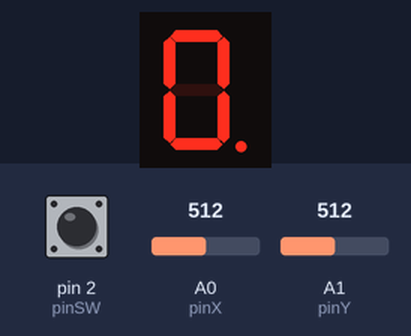
A sketch run on a simulated Arduino Uno, built with avr-gcc and run on an emulated ATmega328P. Shown: 1-digit seven-segment display. Wiring (inferred from the names in the program): 1-digit 7-segment display, segments lit when LOW: segments pin 10, pin 9, pin 8, pin 7, pin 6, pin 5, pin 4, pin 12. The inputs (shaded band) are chosen by the test bench; at power-on: A0 (pinX) = 512, pin 2 (pinSW) HIGH, A1 (pinY) = 512. The segment pins are drawn as the display they are named for; what the sketch prints to the serial monitor is not drawn.

Above: at 1.2 s.
1.3 s: A0 (pinX) set to 290
At 2.4 s:
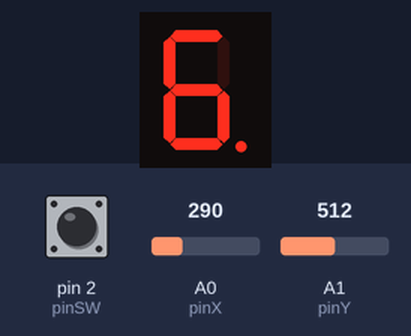
4.4 s: pin 2 (pinSW) pulled LOW for 1 s
Timing chart, 0 to 7.4 s (numbered marks = the images above; inputs shaded):
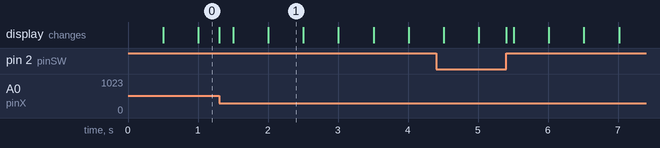

Measured:
- after the input at 1.3 s, the display: changes at once (image 1)
- what the display in image 1 shows lasts 0.5 s, from 2.0 s to 2.5 s

The sketch:

code.ino
```cpp
// declare all the joystick pins
const int pinSW = 2; // digital pin connected to switch output
const int pinX = A0; // A0 - analog pin connected to X output
const int pinY = A1; // A1 - analog pin connected to Y output

// declare all the segments pins
const int pinA = 12;
const int pinB = 10;
const int pinC = 9;
const int pinD = 8;
const int pinE = 7;
const int pinF = 6;
const int pinG = 5;
const int pinDP = 4;

// declare number of segments
#define SEG_SIZE  8

// declare global variables/values used for making current segment blink
unsigned long lastTimeCheckForBlinking = millis();
#define BLINKING_PERIOD  500

// declare global variables/values for measuring the duration of the button press of the joystick
#define DEBOUNCE_TIME 40000
#define MIN_CLICK_TIME_SELECT 50000
#define MIN_CLICK_TIME_RESET  500000
unsigned long clickDuration = 0;
bool swState = LOW;
unsigned long startPressingButtonTime;
#define RISING 1
#define FALLING 0
unsigned long debounce = 0;
bool pressState = RISING;

//declare global variables/values for measuring the movement of the joystick on the 2 axis
int xValue = 0;
int yValue = 0;
bool joyMoved = false;
#define MIN_THRESHOLD  300
#define MAX_THRESHOLD  700

// declare the datatype for segments
typedef struct segmentDatatype{
  bool selected;
  int pin;
  segmentDatatype* up;
  segmentDatatype* down;
  segmentDatatype* left;
  segmentDatatype* right;

};

// declare the segments
segmentDatatype segments[SEG_SIZE] = {
  {0, pinA, 0, 0, 0, 0},
  {0, pinB, 0, 0, 0, 0},
  {0, pinC, 0, 0, 0, 0},
  {0, pinD, 0, 0, 0, 0},
  {0, pinE, 0, 0, 0, 0},
  {0, pinF, 0, 0, 0, 0},
  {0, pinG, 0, 0, 0, 0},
  {0, pinDP, 0, 0, 0, 0}
};

// declare global variables for the current segment
segmentDatatype *currentSegment;
bool currentSegmentState;


void setup() {

  initSegments();

  Serial.begin(115200);

  for (int i = 0; i < SEG_SIZE; i++) {
    pinMode(segments[i].pin, OUTPUT);
  }

  pinMode(pinX, INPUT);
  pinMode(pinY, INPUT);

  pinMode(pinSW, INPUT_PULLUP);

  attachInterrupt(digitalPinToInterrupt(pinSW), joystickPressButtonChange, CHANGE);

}

void loop() {

  //read the values of the joystick throughout the program
  xValue = analogRead(pinX);
  yValue = analogRead(pinY);

  // make the current led blink and the selected segments light throughout the program
  blink();
  updateLeds();


  // if movement is detected, the current segment's value changes
  // joymoved is checked to be false to make sure the joystick was returned to netural position
  // the neighbour that corresponds to the direction detected needs to be other than 0, otherwise there is
  // no need to change the current segment

  //left direction
  if (xValue < MIN_THRESHOLD && joyMoved == false && currentSegment->left != 0) {
    joyMoved = true;
    currentSegment = currentSegment->left;
  }

  //right direction
  if (xValue > MAX_THRESHOLD && joyMoved == false && currentSegment->right != 0) {
    joyMoved = true;
    currentSegment = currentSegment->right;

  }

  //up direction
  if (yValue < MIN_THRESHOLD && joyMoved == false && currentSegment->up != 0) {
    joyMoved = true;
    currentSegment = currentSegment->up;

  }

  //down direction
  if (yValue > MAX_THRESHOLD && joyMoved == false && currentSegment->down != 0) {
    joyMoved = true;
    currentSegment = currentSegment->down;

  }

  //forcing user to return joystick to original position, otherwise, next moves will produce no efect
  if (xValue >= MIN_THRESHOLD && xValue <= MAX_THRESHOLD && yValue >= MIN_THRESHOLD && yValue <= MAX_THRESHOLD) {
    joyMoved = false;
  }
}


// initSegments initialises all neighbours for each segment and the current segment as the DP segment
void initSegments(){
  segments[0].down = &segments[6];
  segments[0].left = &segments[5];
  segments[0].right = &segments[1];

  segments[1].up = &segments[0];
  segments[1].down = &segments[6];
  segments[1].left = &segments[5];

  segments[2].up = &segments[6];
  segments[2].down = &segments[3];
  segments[2].left = &segments[4];
  segments[2].right = &segments[7];

  segments[3].up = &segments[6];
  segments[3].left = &segments[4];
  segments[3].right = &segments[2];

  segments[4].up = &segments[6];
  segments[4].down = &segments[3];
  segments[4].right = &segments[2];

  segments[5].up = &segments[0];
  segments[5].down = &segments[6];
  segments[5].right = &segments[1];

  segments[6].up = &segments[0];
  segments[6].down = &segments[3];

  segments[7].left = &segments[2];

  currentSegment = &segments[7];
  currentSegmentState = 1;
}


// function makes the current segment blink by changing the state after "BLINKING_PERIOD" has passed
// the output is then changed based on the current segment's state
void blink(){
  if(millis() - lastTimeCheckForBlinking > BLINKING_PERIOD){
    currentSegmentState = !currentSegmentState;
    lastTimeCheckForBlinking = millis();
  }

}

// function makes the segments light or not based on the "selected" atribute
// and the current segment based on the state which is changing in order to blink
void updateLeds(){
  for(int i = 0; i < SEG_SIZE; i++){
    if(&segments[i] != currentSegment){
      digitalWrite(segments[i].pin, segments[i].selected);
    }
    digitalWrite(currentSegment->pin, currentSegmentState);
  }

}

// checks if the joystick is at the neutral position for the axis
bool neutralPosition(int axis){
  if(axis >= MIN_THRESHOLD  && axis <= MAX_THRESHOLD)
    return true;
  return false;
}

// the function is called when a change in the joystick pressbutton is detected and based on the
// time between press and release it is determined if a segment was selected or a reset was requested
// and a fuction is called acordingly
void joystickPressButtonChange(){
  if(micros() - debounce < DEBOUNCE_TIME){
    return;
  }

  if(pressState == RISING){
    startPressingButtonTime = micros();
    Serial.print("Inceput\n");
  }

  if(pressState == FALLING){
    clickDuration = micros() - startPressingButtonTime;
    Serial.print(clickDuration);
    Serial.print("\n");
    Serial.print("Sfarsit\n");
    Serial.print("\n");
    if(clickDuration >= MIN_CLICK_TIME_SELECT && clickDuration < MIN_CLICK_TIME_RESET){
      Serial.print("Am intrat pe select\n");
      select();
    }

    else if(clickDuration >= MIN_CLICK_TIME_RESET){
      Serial.print("Am intrat pe reset\n");
      reset();
    }
  }
  pressState = !pressState;
  debounce = micros();
}


// function makes the selected segment change state
void select(){
  currentSegment->selected = !currentSegment->selected;
  updateLeds();

}

// function turns off all leds and resets the current segment as the DP segment
void reset(){
  for(int i = 0; i < SEG_SIZE; i++){
    segments[i].selected = LOW;
  }
  currentSegment->selected = LOW;
  currentSegment = &segments[7];

}
```
